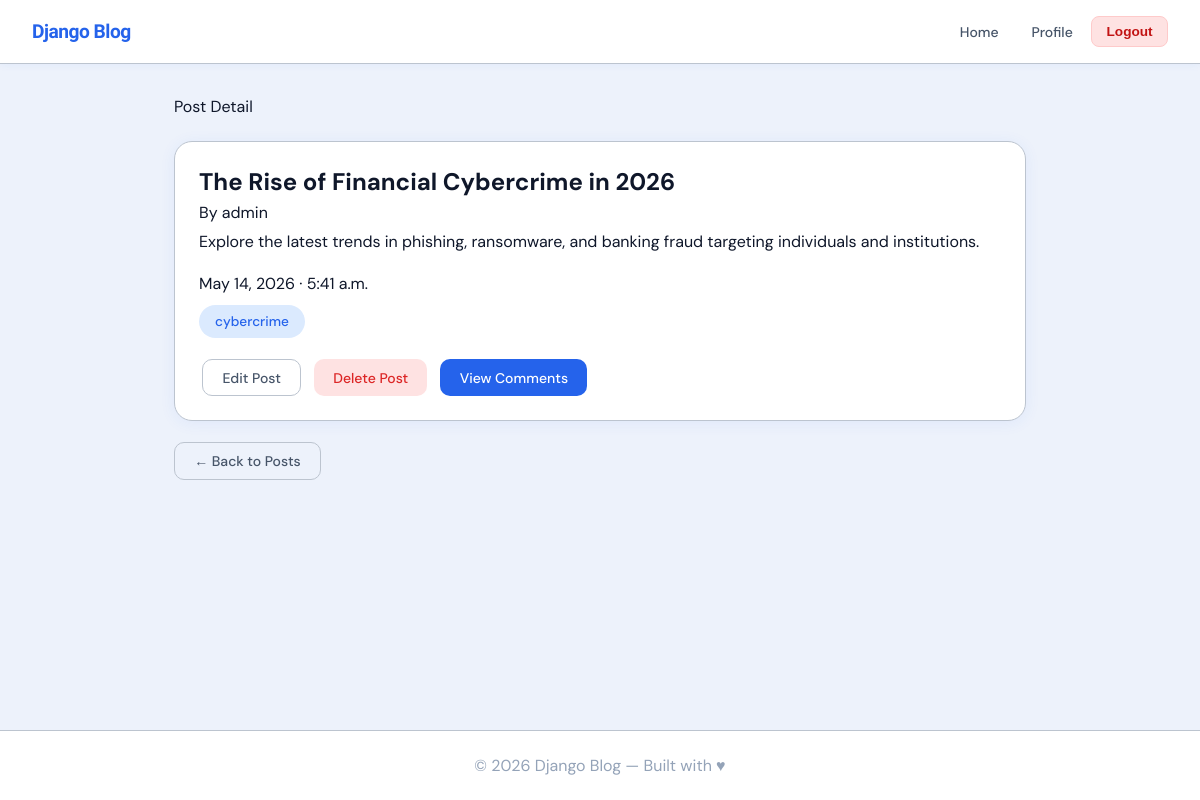
The app's page /blog/post/2/ (signed in) with its own data.
### blog/models.py (models this page shows, shortened)
class Post(models.Model):
    title = models.CharField(max_length=100, null=False)
    content = models.TextField(null=False)
    published_date = models.DateTimeField(auto_now_add=True)
    author = models.ForeignKey(CustomUser, on_delete=models.CASCADE)
    tags = TaggableManager()
    class Meta:
        ordering = ["-published_date"]

class CustomUser(AbstractUser):
    email = models.EmailField(unique=True, null=False, blank=False)

### blog/views.py (the view)
# urls.py: path("post/<int:pk>/", PostDetailView.as_view(), name="post-detail"),
class PostDetailView(LoginRequiredMixin, DetailView):
    model = Post
    template_name = "blog/post_detail.html"
    context_object_name = "post"

### blog/templates/blog/post_detail.html (shortened to what this page needs)
{% extends "blog/base.html" %}
{%block content%}
<div class="post-detail">
    <p>Post Detail</p>
    <div class="post-item">
        <h2>{{post.title}}</h2>
        <div class="meta">
            By {{post.author.username}}
        </div>
        <div class="post-content">
            {{post.content}}
            <br><br>
            {{ post.published_date|date:"M d, Y · g:i a" }}
        </div>
        <div class="tags">
            {% for tag in post.tags.all %}
            <a href="{% url 'tag_posts' tag.slug %}" class="tag-pill">{{tag.slug}}</a>
            {% endfor %}
        </div>
        <div class="post-actions">
            {% if post.author == request.user %}
            <a href="{% url 'post-edit' post.pk %}" class="btn btn-ghost">Edit Post</a>
            <a href="{% url 'post-delete' post.pk%}" class="btn btn-danger">Delete Post</a>
            {% endif %}
            <a href="{% url 'comments' post.pk %}" class="btn btn-comment">View Comments</a>
        </div>
    </div>
</div>
<br>
<a href="{% url 'posts' %}" class="btn btn-ghost">← Back to Posts</a>
{% endblock %}

### static/css/style.css (style rules this page uses)
*, *::before, *::after { box-sizing: border-box; margin: 0; padding: 0; }
:root { --bg: #edf2fb; --surface: #ffffff; --surface2: #f4f7fd; --accent: #2563eb; --accent-light: #dbeafe; --text-primary: #0f172a; --text-secondary: #475569; --text-muted: #94a3b8; --border: #bcc4cf; --radius: 18px; --radius-sm: 10px; --shadow: 0 2px 16px rgba(37,99,235,0.07); --shadow-card: 0 4px 32px rgba(37,99,235,0.10); --font-head: 'Sora', sans-serif; --font-body: 'DM Sans', sans-serif; }
body { font-family: var(--font-body); background: var(--bg); color: var(--text-primary); min-height: 100vh; display: flex; flex-direction: column; }
.btn { display: inline-flex; align-items: center; gap: 6px; padding: 0.55rem 1.2rem; border-radius: 10px; font-family: var(--font-body); font-size: 0.875rem; font-weight: 500; cursor: pointer; border: none; text-decoration: none; transition: all 0.15s; margin-right: 5px; }
.btn-comment { background: var(--accent); color: #fff; }
.btn-danger { background: #fee2e2; color: #dc2626; }
.btn-ghost { background: transparent; color: var(--text-secondary); border: 1.5px solid var(--border); }
.tags { display: flex; gap: 0.5rem; flex-wrap: wrap; margin-top: 0.4rem; margin-bottom: 0.5rem; }
.tag-pill { display: inline-block; margin-right: 0.3rem; padding: 0.5rem 1rem; font-size: 0.85rem; border-radius: 100px; background: var(--accent-light); color: var(--accent); text-decoration: none; font-weight: 500; transition: all 0.15s ease; }
.posts-list, .post-detail, .comment-detail { display: flex; flex-direction: column; gap: 1.5rem; }
.post-item, .comment-item { background: var(--surface); padding: 1.5rem; border-radius: var(--radius); border: 1px solid var(--border); box-shadow: var(--shadow); display: flex; flex-direction: column; height: 100%; }
.post-item h2 { margin-bottom: 0.3rem; }
.post-item .meta { margin-bottom: 0.5rem; }
.post-content { margin-bottom: 0.3rem; }
.post-actions, .comment-actions { display: flex; gap: 0.5rem; margin-top: 0.8rem; padding-left: 0.2rem; }

### records on screen
Post: title "The Rise of Financial Cybercrime in 2026", author.username "admin", content "Explore the latest trends in phishing, ransomware, and banking fraud targeting individuals and institutions.", published_date "May 14, 2026 · 5:41 a.m."
Tag: slug "cybercrime"
